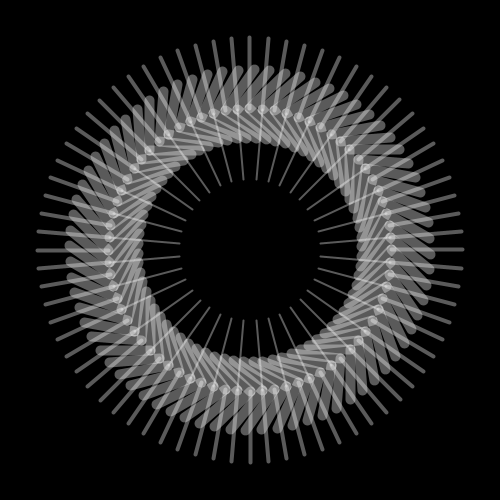
Frame 1 (no input)
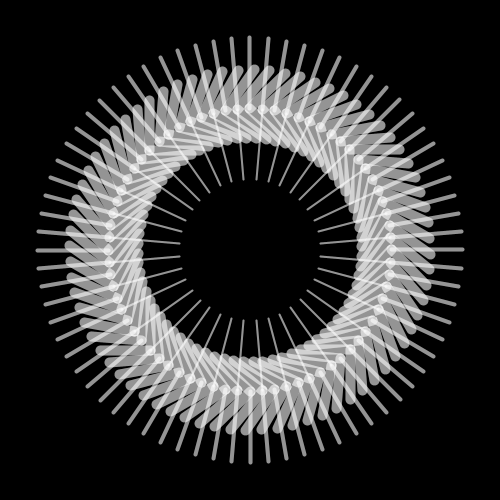
Frame 2 (the mouse pressed at the canvas centre, redrawn once)

The Processing sketch that drew these frames (run headless with seeded random() and noise(); the mouse was pressed at the canvas centre and the sketch redrawn once):

// Processing sketch: processing_82645
// ── processing_82645.pde

void setup()
{ // la taille et le fond
  size(500,500);
  smooth();
  background(0);

}

void draw ()
{ //je crée une boucle for pour faire tourner mes formes
    translate(width/2,height/2);
  for (int i=0;i<360;i+=5)
  { //premiere rotation 
    rotate(radians(5));
    strokeWeight(4);
    stroke(255,90);
   line(100,100,150,150);
   //je crée une rotation de lignes penchées
   strokeWeight(10);
   line(100,100,100,150);
   //je crée une ligne penchée dans l'autre sens
   line(50,100,100,100);
  }
  //je crée une autre série de lignes 
  
  for (int i=0;i<360;i+=10)
  { 
    rotate(radians(10));
    strokeWeight(2);
    stroke(255,90);
   line(50,50,100,100);
  }
 
  
  noLoop();
}
